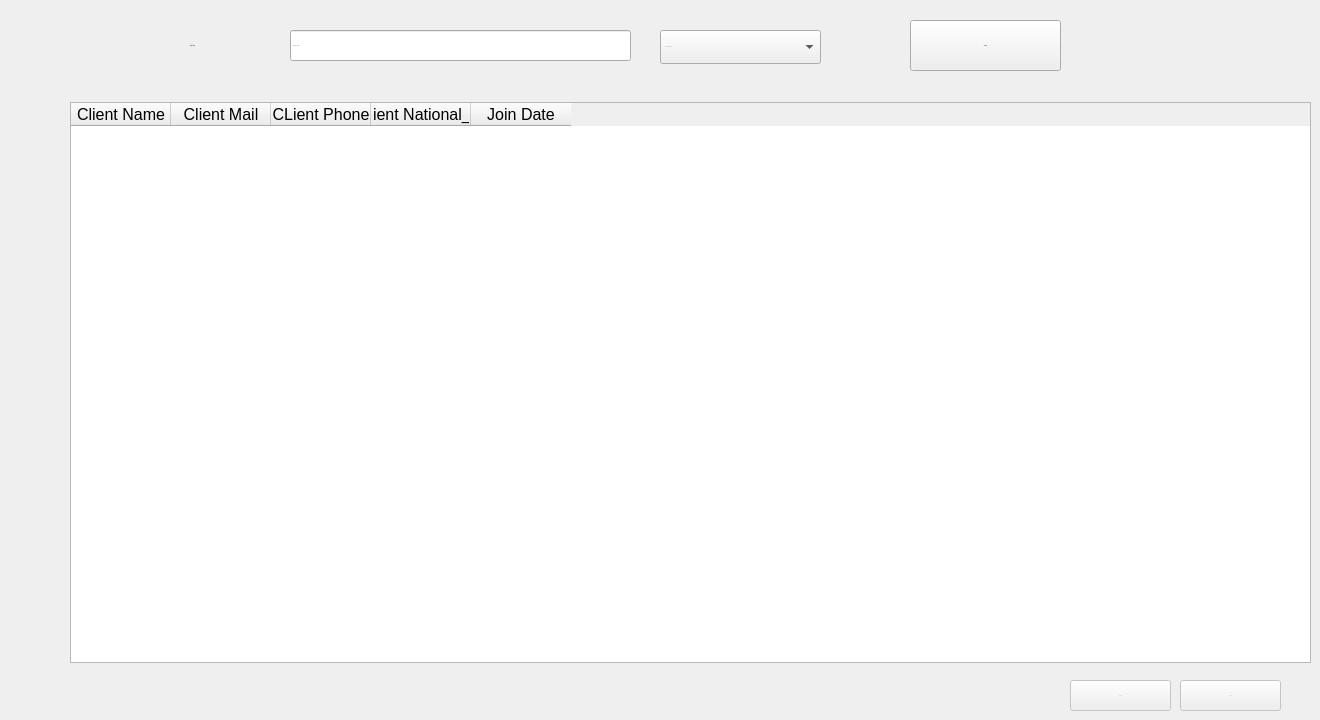
      <widget class="QWidget" name="search_client_stacked_page">
       <widget class="QTableWidget" name="clientsearchall_table">
        <property name="geometry">
         <rect>
          <x>70</x>
          <y>102</y>
          <width>1241</width>
          <height>561</height>
         </rect>
        </property>
        <property name="font">
         <font>
          <pointsize>-1</pointsize>
         </font>
        </property>
        <property name="toolTip">
         <string notr="true"/>
        </property>
        <column>
         <property name="text">
          <string>Client Name</string>
         </property>
         <property name="font">
          <font>
           <pointsize>12</pointsize>
          </font>
         </property>
        </column>
        <column>
         <property name="text">
          <string>Client Mail</string>
         </property>
         <property name="font">
          <font>
           <pointsize>12</pointsize>
          </font>
         </property>
        </column>
        <column>
         <property name="text">
          <string>CLient Phone</string>
         </property>
         <property name="font">
          <font>
           <pointsize>12</pointsize>
          </font>
         </property>
        </column>
        <column>
         <property name="text">
          <string>Client National_Id</string>
         </property>
         <property name="font">
          <font>
           <pointsize>12</pointsize>
          </font>
         </property>
        </column>
        <column>
         <property name="text">
          <string>Join Date</string>
         </property>
         <property name="font">
          <font>
           <pointsize>12</pointsize>
          </font>
         </property>
        </column>
       </widget>
       <widget class="QComboBox" name="clientsearchtypedata_combo">
        <property name="geometry">
         <rect>
          <x>660</x>
          <y>30</y>
          <width>161</width>
          <height>34</height>
         </rect>
        </property>
        <property name="font">
         <font>
          <pointsize>-1</pointsize>
         </font>
        </property>
        <property name="cursor">
         <cursorShape>PointingHandCursor</cursorShape>
        </property>
        <item>
         <property name="text">
          <string>----------------------</string>
         </property>
        </item>
        <item>
         <property name="text">
          <string>Client Name</string>
         </property>
        </item>
        <item>
         <property name="text">
          <string>Client Mail</string>
         </property>
        </item>
        <item>
         <property name="text">
          <string>Client Phone</string>
         </property>
        </item>
        <item>
         <property name="text">
          <string>Client National Id</string>
         </property>
        </item>
       </widget>
       <widget class="QLabel" name="label_33">
        <property name="geometry">
         <rect>
          <x>190</x>
          <y>20</y>
          <width>91</width>
          <height>51</height>
         </rect>
        </property>
        <property name="font">
         <font>
          <pointsize>-1</pointsize>
         </font>
        </property>
        <property name="text">
         <string>Client Data</string>
        </property>
       </widget>
       <widget class="QPushButton" name="clientsearch_btn">
        <property name="geometry">
         <rect>
          <x>910</x>
          <y>20</y>
          <width>151</width>
          <height>51</height>
         </rect>
        </property>
        <property name="font">
         <font>
          <pointsize>-1</pointsize>
         </font>
        </property>
        <property name="cursor">
         <cursorShape>PointingHandCursor</cursorShape>
        </property>
        <property name="focusPolicy">
         <enum>Qt::NoFocus</enum>
        </property>
        <property name="text">
         <string>Search</string>
        </property>
        <property name="icon">
         <iconset resource="file.qrc">
          <normaloff>:/photos/loupe.png</normaloff>:/photos/loupe.png</iconset>
        </property>
        <property name="iconSize">
         <size>
          <width>30</width>
          <height>30</height>
         </size>
        </property>
       </widget>
       <widget class="QLineEdit" name="clientsearchdata_line">
        <property name="geometry">
         <rect>
          <x>290</x>
          <y>30</y>
          <width>341</width>
          <height>31</height>
         </rect>
        </property>
        <property name="font">
         <font>
          <pointsize>-1</pointsize>
         </font>
        </property>
        <property name="placeholderText">
         <string>Name or Mail , ...</string>
        </property>
       </widget>
       <widget class="QPushButton" name="clientsearchexport_btn">
        <property name="enabled">
         <bool>false</bool>
        </property>
        <property name="geometry">
         <rect>
          <x>1180</x>
          <y>680</y>
          <width>101</width>
          <height>31</height>
         </rect>
        </property>
        <property name="font">
         <font>
          <pointsize>-1</pointsize>
         </font>
        </property>
        <property name="cursor">
         <cursorShape>PointingHandCursor</cursorShape>
        </property>
        <property name="text">
         <string>Export</string>
        </property>
       </widget>
       <widget class="QPushButton" name="clientsearchimport_btn">
        <property name="enabled">
         <bool>false</bool>
        </property>
        <property name="geometry">
         <rect>
          <x>1070</x>
          <y>680</y>
          <width>101</width>
          <height>31</height>
         </rect>
        </property>
        <property name="font">
         <font>
          <pointsize>-1</pointsize>
         </font>
        </property>
        <property name="cursor">
         <cursorShape>PointingHandCursor</cursorShape>
        </property>
        <property name="text">
         <string>Import</string>
        </property>
       </widget>
      </widget>
